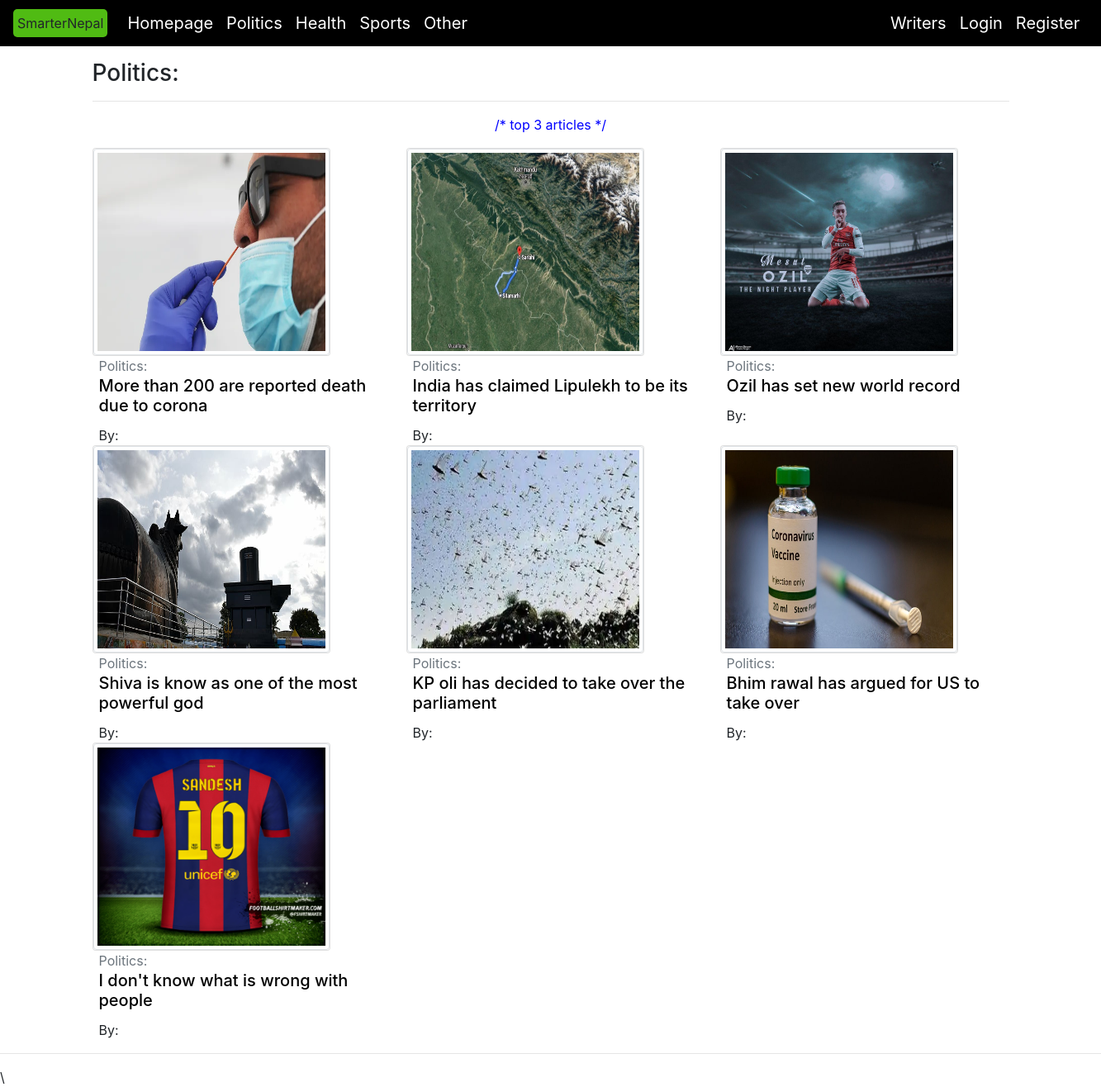
The page /politics/politics/ on the database its author committed.
### politics/models.py (models this page shows, shortened)
class Politics(models.Model):
    TOPICS = (
        ('Politics' , 'Politics'),
    )
    title           = models.CharField(max_length=15, null = True,choices=TOPICS)
    author          = models.ForeignKey(User, on_delete= models.CASCADE, null= True)
    post_title      = models.CharField(max_length=55, null=True)
    paragraph1      = models.TextField(blank=False, null= True)
    date_posted     = models.DateTimeField(auto_now_add=True,auto_now = False,null=True)
    image           = models.ImageField(null = True, upload_to = 'politics_pics')
    paragraph2      = models.TextField(null=True)
    slug            = models.SlugField(null = True, max_length=1000, blank = True)
    hit_count_generic = GenericRelation(HitCount, object_id_field='object_pk')

### politics/views.py (the view)
# urls.py: path('politics/', views.politics_list, name = 'politic'),
def politics_list(request):
    title           = Politics.objects.first()
    top_3           = Politics.objects.all()[:7]
    context         = {'top_3':top_3,'title':title}
    return render (request, 'politics/politics_list.html',context)

### politics/templates/politics/politics_list.html
{% extends 'main_page/base.html' %}
{% block trending %}
<div class="container">
    <h3 class="mt-3"> {{title.title}}: </h3><hr>
    <p class="text-center" style="color: blue;">/* top 3 articles */ </p>
    <div class="row">
        {% for objects in top_3 %}
       <div class="col-md-4">
           <div class="card " style="width: 18rem;">
                <img src=" {{objects.image.url}}" class="img-fluid img-thumbnail" style="height: 250px; width: 500px;"> </a>
            </div>
            <span class="text-muted ml-2" > {{objects.title}}:</span>
            <a href="#" style="color: black; text-decoration: none;">
            <a href="{% url 'politics_detail' objects.slug %}" style="text-decoration: none; color: black;">    <h5 class="card-title  pl-2">  {{objects.post_title}} </h5>
            </a>
            <p class="card-text pl-2">By:<a href="#" style = "text-decoration: none;">  {{user.username}} </a></p>
        </div>
        {% endfor %}
    </div>
    </div><hr>
{% endblock %}
{% block bodyblock %}
\
{%  endblock %}

### rows shown on the page
Politics: title "Politics", image (picture), post_title "More than 200 are reported death due to corona"
Politics: image (picture), title "Politics", post_title "India has claimed Lipulekh to be its territory"
Politics: image (picture), title "Politics", post_title "Ozil has set new world record"
Politics: image (picture), title "Politics", post_title "Shiva is know as one of the most powerful god"
Politics: image (picture), title "Politics", post_title "KP oli has decided to take over the parliament"
Politics: image (picture), title "Politics", post_title "Bhim rawal has argued for US to take over"
Politics: image (picture), title "Politics", post_title "I don't know what is wrong with people"
